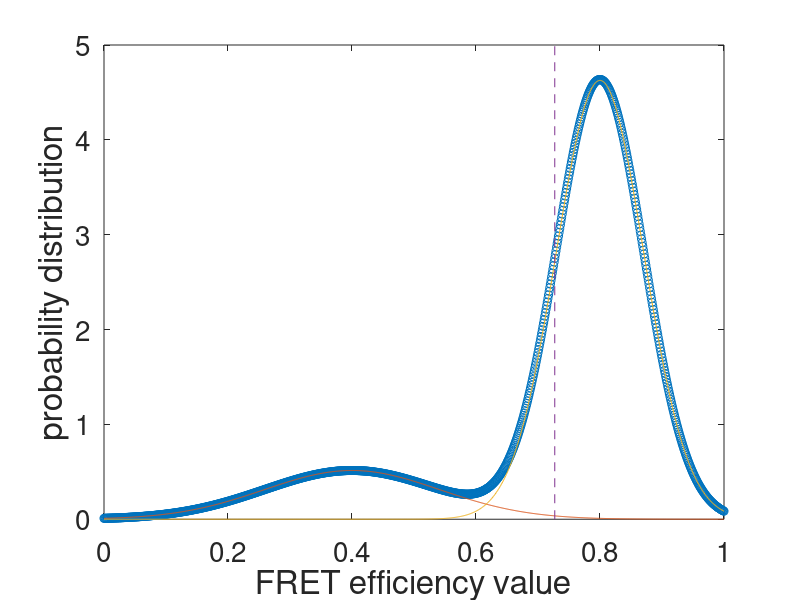

Here is the MATLAB script that generated this plot:
clear all
close all

if 0
    n = 1000;
    a = 1e-1;
    b = 2e-1;
    
    r = [0 0 0];
    v = [0 0 1];
    for j=2:n
        v = v + a*randn(1,3); 
        v = v/sqrt(v*v');
        r(end+1,:) = r(end,:) + b*v;
    end

    phi = 0:pi/10:2*pi;

    dv = diff(r);

    n1(:,1) = -dv(:,2);
    n1(:,2) = dv(:,1);
    n1(:,3) = zeros(size(dv,1),1);
    n1 = n1./(sqrt(sum(n1.^2,2))*[1 1 1]);

    n2(:,1) = dv(:,2).*n1(:,3)-dv(:,3).*n1(:,2);
    n2(:,2) = dv(:,3).*n1(:,1)-dv(:,1).*n1(:,3);
    n2(:,3) = dv(:,1).*n1(:,2)-dv(:,2).*n1(:,1);
    n2 = n2./(sqrt(sum(n2.^2,2))*[1 1 1]);

    r = (r(1:end-1,:)+r(2:end,:))/2;

    row = ones(size(phi));
    surfl(r(:,1)*row+n1(:,1)*cos(phi)+n2(:,1)*sin(phi),r(:,2)*row+n1(:,2)*cos(phi)+n2(:,2)*sin(phi),r(:,3)*row+n1(:,3)*cos(phi)+n2(:,3)*sin(phi));%ones(size(r,1)-1,size(phi)-1));
    shading flat
    axis image; axis off

end

if 0
    z = (0:0.01:0.8)';
    alpha = [0.3*cos(2*pi*z) 0.3*sin(2*pi*z) z];
    z = (0:0.01:0.6)'; phi = (0:pi/50:pi)';
    beta = [0*z 0*z z]; 
    beta  = [beta; [0.5*(1-cos(phi)) 0*phi z(end)+0.5*sin(phi)]];
    beta  = [beta; [ones(size(z)) 0*z z(end)-z]];
    
    n = 250;
	a = 1e-1;
    b = 1e-1;
    r = alpha;
    v = r(end,:)-r(end-1,:);
    v = v/sqrt(v*v');
    for j=2:50
        v = v + a*randn(1,3); 
        v = v/sqrt(v*v');
        r(end+1,:) = r(end,:) + b*v;
    end
	v = r(end,:)-r(end-1,:);
    v = v/sqrt(v*v');
    phi = angle(v(1)+i*v(2));
    theta = angle(v(3)+i*sqrt(sum(v(1:2).^2)));
    M = [1 0 0; 0 cos(theta) sin(theta); 0 -sin(theta) cos(theta)]*[cos(phi) -sin(phi) 0; sin(phi) cos(phi) 0; 0 0 1];
    r = [r; ones(size(beta,1),1)*r(end,:)+(M*beta')'];
    v = r(end,:)-r(end-1,:);
    v = v/sqrt(v*v');
    for j=2:50
        v = v + a*randn(1,3); 
        v = v/sqrt(v*v');
        r(end+1,:) = r(end,:) + b*v;
    end
	v = r(end,:)-r(end-1,:);
    v = v/sqrt(v*v');
    phi = angle(v(1)+i*v(2));
    theta = angle(v(3)+i*sqrt(sum(v(1:2).^2)));
    M = [1 0 0; 0 cos(theta) sin(theta); 0 -sin(theta) cos(theta)]*[cos(phi) -sin(phi) 0; sin(phi) cos(phi) 0; 0 0 1]*[1 0 0; 0 0 1; 0 -1 0];
    r = [r; ones(size(alpha,1),1)*(r(end,:)-(M*alpha(1,:)')')+(M*alpha')'];
	v = r(end,:)-r(end-1,:);
    v = v/sqrt(v*v');
    phi = angle(v(1)+i*v(2));
    theta = angle(v(3)+i*sqrt(sum(v(1:2).^2)));
    M = [1 0 0; 0 cos(theta) sin(theta); 0 -sin(theta) cos(theta)]*[cos(phi) -sin(phi) 0; sin(phi) cos(phi) 0; 0 0 1];
    r = [r; ones(size(beta,1),1)*r(end,:)+(M*beta')'];
    v = r(end,:)-r(end-1,:);
    v = v/sqrt(v*v');
    for j=2:50
        v = v + a*randn(1,3); 
        v = v/sqrt(v*v');
        r(end+1,:) = r(end,:) + b*v;
    end
	v = r(end,:)-r(end-1,:);
    v = v/sqrt(v*v');
    phi = angle(v(1)+i*v(2));
    theta = angle(v(3)+i*sqrt(sum(v(1:2).^2)));
    M = [1 0 0; 0 cos(theta) sin(theta); 0 -sin(theta) cos(theta)]*[cos(phi) -sin(phi) 0; sin(phi) cos(phi) 0; 0 0 1]*[1 0 0; 0 0 1; 0 -1 0];
    r = [r; ones(size(alpha,1),1)*(r(end,:)-(M*alpha(1,:)')')+(M*alpha')'];
    
    %plot3(r(:,1),r(:,2),r(:,3))
    
    phi = 0:pi/20:2*pi;

    dv = diff(r);

    n1(:,1) = -dv(:,2);
    n1(:,2) = dv(:,1);
    n1(:,3) = zeros(size(dv,1),1);
    n1 = 0.1*n1./(sqrt(sum(n1.^2,2))*[1 1 1]);

    n2(:,1) = dv(:,2).*n1(:,3)-dv(:,3).*n1(:,2);
    n2(:,2) = dv(:,3).*n1(:,1)-dv(:,1).*n1(:,3);
    n2(:,3) = dv(:,1).*n1(:,2)-dv(:,2).*n1(:,1);
    n2 = 0.1*n2./(sqrt(sum(n2.^2,2))*[1 1 1]);

    r = (r(1:end-1,:)+r(2:end,:))/2;

    row = ones(size(phi));
    surfl(r(:,1)*row+n1(:,1)*cos(phi)+n2(:,1)*sin(phi),r(:,2)*row+n1(:,2)*cos(phi)+n2(:,2)*sin(phi),r(:,3)*row+n1(:,3)*cos(phi)+n2(:,3)*sin(phi));%ones(size(r,1)-1,size(phi)-1));
    shading flat
    axis image; axis off

end

if 0
    z = (0:0.01:2.5)';
    alpha = [0.3*cos(2*pi*z) 0.3*sin(2*pi*z) z];
    z = (0:0.01:2)'; phi = (0:pi/20:pi)';
    beta = [0*z 0*z z]; 
    beta  = [beta; [0.5*(1-cos(phi)) 0*phi z(end)+0.5*sin(phi)]];
    beta  = [beta; [ones(size(z)) 0*z z(end)-z]];
    
    n = 50;
	a = 1e-1;
    b = 1e-2;
    r = alpha;
    v = r(end,:)-r(end-1,:);
    v = v/sqrt(v*v');
    for j=2:50
        v = v + a*randn(1,3); 
        v = v/sqrt(v*v');
        r(end+1,:) = r(end,:) + b*v;
    end
	v = r(end,:)-r(end-1,:);
    v = v/sqrt(v*v');
    phi = angle(v(1)+i*v(2));
    theta = angle(v(3)+i*sqrt(sum(v(1:2).^2)));
    M = [1 0 0; 0 cos(theta) sin(theta); 0 -sin(theta) cos(theta)]*[cos(phi) -sin(phi) 0; sin(phi) cos(phi) 0; 0 0 1];
    r = [r; ones(size(beta,1),1)*r(end,:)+(M*beta')'];
    v = r(end,:)-r(end-1,:);
    v = v/sqrt(v*v');
    for j=2:50
        v = v + a*randn(1,3); 
        v = v/sqrt(v*v');
        r(end+1,:) = r(end,:) + b*v;
    end
	v = r(end,:)-r(end-1,:);
    v = v/sqrt(v*v');
    phi = angle(v(1)+i*v(2));
    theta = angle(v(3)+i*sqrt(sum(v(1:2).^2)));
    M = [1 0 0; 0 cos(theta) sin(theta); 0 -sin(theta) cos(theta)]*[cos(phi) -sin(phi) 0; sin(phi) cos(phi) 0; 0 0 1]*[1 0 0; 0 0 1; 0 -1 0];
    r = [r; ones(size(alpha,1),1)*(r(end,:)-(M*alpha(1,:)')')+(M*alpha')'];
    
    phi = 0:pi/20:2*pi;

    dv = diff(r);

    n1(:,1) = -dv(:,2);
    n1(:,2) = dv(:,1);
    n1(:,3) = zeros(size(dv,1),1);
    n1 = 0.1*n1./(sqrt(sum(n1.^2,2))*[1 1 1]);

    n2(:,1) = dv(:,2).*n1(:,3)-dv(:,3).*n1(:,2);
    n2(:,2) = dv(:,3).*n1(:,1)-dv(:,1).*n1(:,3);
    n2(:,3) = dv(:,1).*n1(:,2)-dv(:,2).*n1(:,1);
    n2 = 0.1*n2./(sqrt(sum(n2.^2,2))*[1 1 1]);

    r = (r(1:end-1,:)+r(2:end,:))/2;

    row = ones(size(phi));
    surfl(r(:,1)*row+n1(:,1)*cos(phi)+n2(:,1)*sin(phi),r(:,2)*row+n1(:,2)*cos(phi)+n2(:,2)*sin(phi),r(:,3)*row+n1(:,3)*cos(phi)+n2(:,3)*sin(phi));%ones(size(r,1)-1,size(phi)-1));
    shading flat
    axis image; axis off

end

if 1
    dx = 0.001;
    x = 0:dx:1;
    z1 = 0.1*exp(-(x-0.4).^2/0.2^2);
    z2 = 0.9*exp(-(x-0.8).^2/0.1^2);
    tmp = sum(z1+z2)*dx;
    z1 = z1/tmp; z2 = z2/tmp;
    xm = sum(x.*z1+x.*z2)/sum(z1+z2);
    plot(x,z1+z2,'o',x,z1,x,z2,[xm xm],[0 5],'--');
    set(gca,'ytick',0:5,'fontsize',20)
    xlabel('FRET efficiency value','fontsize',24)
    ylabel('probability distribution','fontsize',24)
end
